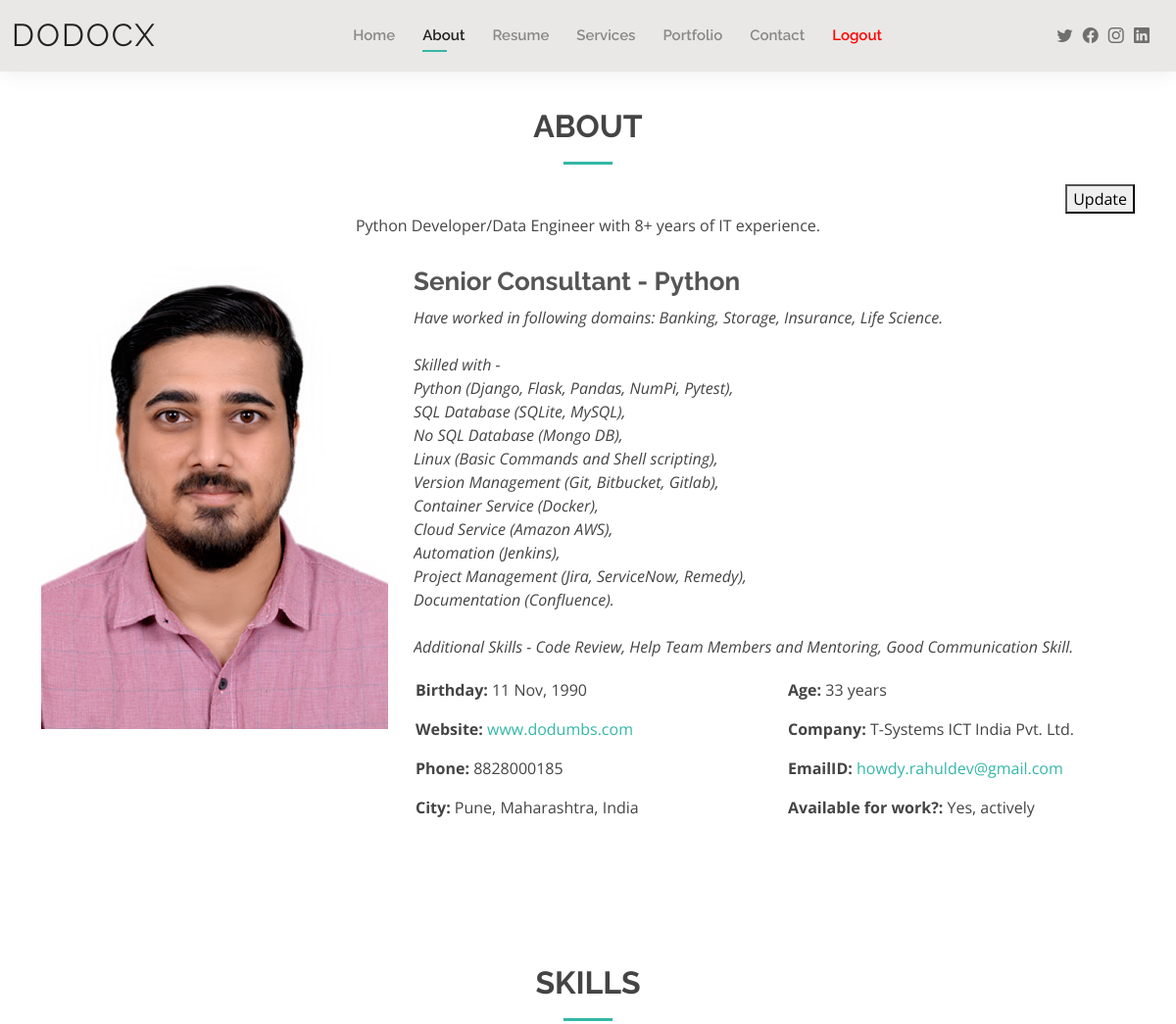
The app's page /about/ (signed in, upper part), older data.
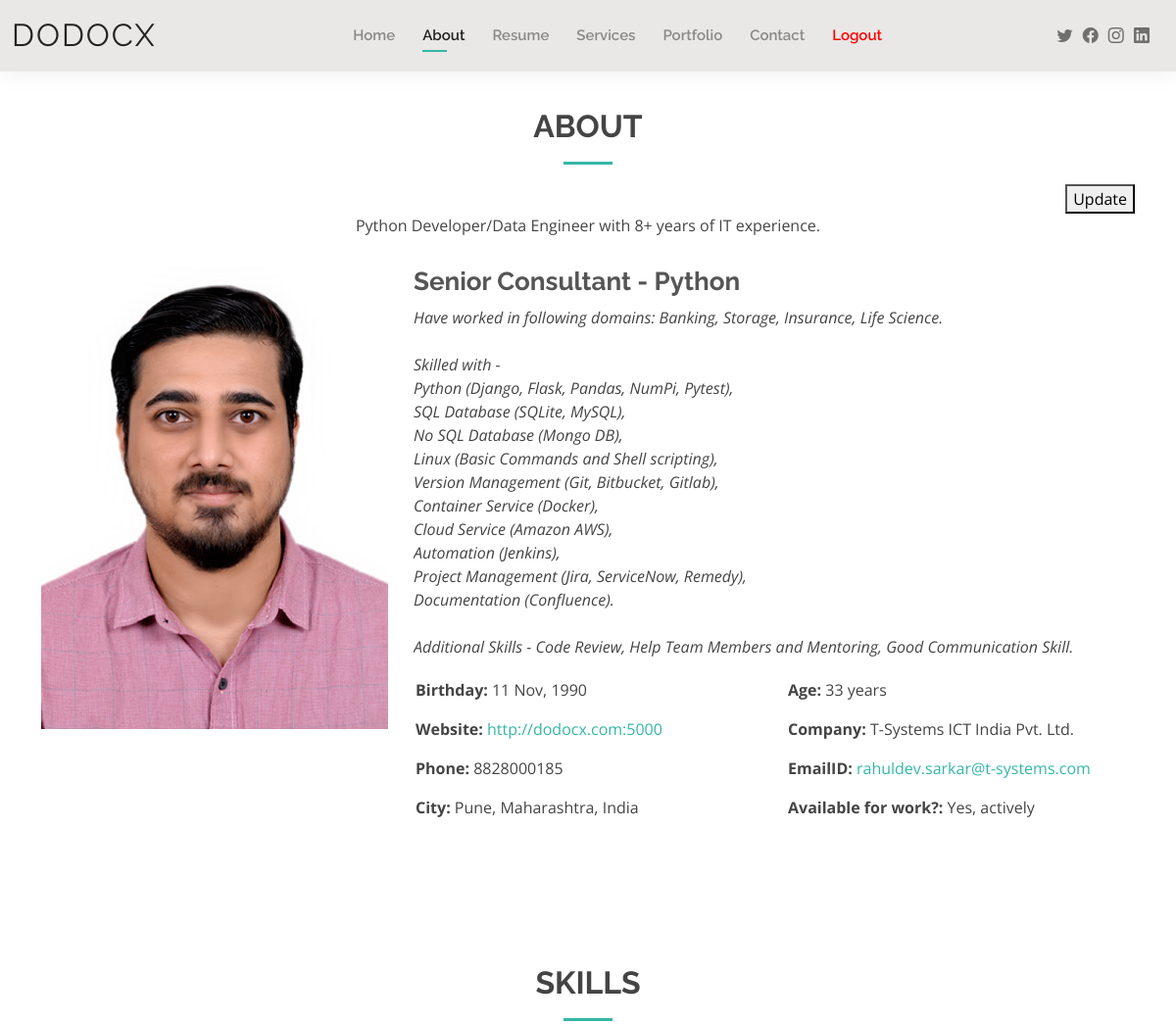
The same page, newer data.
### database/models.py (models this page shows, shortened)
class AboutMe(db.Model):
    userid = db.Column("UserID", db.String(20), primary_key=True)
    email = db.Column("EmailID", db.String(100))
    summary = db.Column("Summary", db.String(64000))
    about = db.Column("About", db.String(16000000))
    company = db.Column("Company", db.String(100))
    dpfile = db.Column("DPFile", db.String(500))
    designation = db.Column("Designation", db.String(100))
    dob = db.Column("DOB", db.String(10))
    phone = db.Column("Phone", db.String(15))
    city = db.Column("City", db.String(100))
    availability = db.Column("Availability", db.Integer())
    website = db.Column("Website", db.String(100))

### views.py (the view)
@app.route("/about/")
@check_login
def about_me():
    userid = session[USERID]
    user_details = AboutMe.query.filter_by(userid=userid).first()
    about_fields = dict()
    about_fields[EMAIL] = anchorify(user_details.email, mailto=True)
    about_fields[SUMMARY] = user_details.summary
    about_fields[ABOUT] = url_detector(user_details.about)
    about_fields[COMPANY] = user_details.company
    about_fields[DPFILE] = user_details.dpfile
    if not about_fields[DPFILE]:
        about_fields[DPFILE] = PROFILE_PIC
    about_fields[DESIGNATION] = user_details.designation
    dob = user_details.dob
    if dob:
        about_fields[DOB] = dob_format(dob)
    else:
        about_fields[DOB] = None
    about_fields[PHONE] = user_details.phone
    about_fields[CITY] = user_details.city
    about_fields[WEBSITE] = anchorify(user_details.website)
    about_fields[AVAILABILITY] = JOB_ACTIVITY.get(user_details.availability)
    if about_fields[DOB]:
        about_fields[AGE] = calculate_age(dob)
    else:
        about_fields[AGE] = None
    session[ABOUT_ME] = about_fields
    return render_template(
        ABOUT_PAGE,
        **about_fields,
        skilldesc="Web/Application Developer, who has working experience with Data Engineering and DevOps automation and pipelines.",
        skill1="Python",
        progress1="100",
        skill2="Flask",
        progress2="80",
        skill3="DevOps",
        progress3="80",
        skill4="AWS",
        progress4="60",
        skill5="Linux",
        progress5="80",
        skill6="SQL",
        progress6="60",
    )

### common_functions/module.py (called while the page is built)
def calculate_age(dob):
    year, month, day = list(map(lambda s: int(s), dob.split("-")))
    birth_date = date(year, month, day)
    today = date.today()
    age = (
        today.year
        - birth_date.year
        - ((today.month, today.day) < (birth_date.month, birth_date.day))
    )
    return f"{age} years"

def anchorify(url, mailto=False):
    if not mailto:
        link = f"https://{url}" if not url.startswith("http") else url
        return f'<a target="_blank" href="{link}">{url}</a>'
    return f'<a target="_blank" href="mailto:{url}">{url}</a>'

def url_detector(para):
    regex = (
        r"(?i)\b((?:https?://|www\d{0,3}[.]|[a-z0-9.\-]+[.][a-z]{2,4}/)(?:[^\s()<>]+|\(([^\s()<>]+|"
        r"(\([^\s()<>]+\)))*\))+(?:\(([^\s()<>]+|(\([^\s()<>]+\)))*\)|[^\s`!()\[\]{};:'\".,<>?«»“”‘’]))"
    )
    urls = re.findall(regex, para)
    for url in urls:
        para = para.replace(url[0], anchorify(url[0]))
    return para

def check_login(route_func):
    @wraps(route_func)
    def validate():
        userid = session.get(USERID, None)
        if not userid:
            flash("You are not logged in. Please login.", MESSAGE)
            return redirect(url_for(LOGIN))
        return route_func()
    return validate

def dob_format(dob):
    months = {
        "01": "January",
        "02": "February",
        "03": "March",
        "04": "April",
        "05": "May",
        "06": "June",
        "07": "July",
        "08": "August",
        "09": "September",
        "10": "October",
        "11": "November",
        "12": "December",
    }
    year, month, day = dob.split("-")
    return f"{day} {months[month][:3]}, {year}"

### templates/about.html (shortened to what this page needs)
<!DOCTYPE html>
<html lang="en">
<head>
  <link href="../static/assets/vendor/aos/aos.css" rel="stylesheet">
  <link href="../static/assets/vendor/bootstrap/css/bootstrap.min.css" rel="stylesheet">
  <link href="../static/assets/vendor/bootstrap-icons/bootstrap-icons.css" rel="stylesheet">
  <link href="../static/assets/vendor/boxicons/css/boxicons.min.css" rel="stylesheet">
  <link href="../static/assets/vendor/glightbox/css/glightbox.min.css" rel="stylesheet">
  <link href="../static/assets/vendor/swiper/swiper-bundle.min.css" rel="stylesheet">
  <link href="../static/assets/css/style.css" rel="stylesheet">
</head>
<body>
  <header id="header" class="fixed-top">
    <div class="container-fluid d-flex justify-content-between align-items-center">
      <h1 class="logo me-auto me-lg-0"><a href="index.html">DoDocx</a></h1>
      <nav id="navbar" class="navbar order-last order-lg-0">
        <ul>
          <li><a href="/home">Home</a></li>
          <li><a class="active" href="/about">About</a></li>
          <li><a href="resume.html">Resume</a></li>
          <li><a href="services.html">Services</a></li>
          <li><a href="portfolio.html">Portfolio</a></li>
          <li><a href="contact.html">Contact</a></li>
          <li><a onclick="myFunction()" style="color:red;" href="#">Logout</a></li>
        </ul>
      </nav>
      <div class="header-social-links">
        <a href="#" class="twitter"><i class="bi bi-twitter"></i></a>
        <a href="#" class="facebook"><i class="bi bi-facebook"></i></a>
        <a href="#" class="instagram"><i class="bi bi-instagram"></i></a>
        <a href="#" class="linkedin"><i class="bi bi-linkedin"></i></a>
      </div>
    </div>
  </header>
  <main id="main">
    <section id="about" class="about">
      <div class="container" data-aos="fade-up">
        <div class="section-title">
          <h2>About</h2>
          <p align="right">
            <button type="button" onclick="location.href = './addormodify/';">Update</button>
          </p>
          <p>{{ summary }}</p>
        </div>
        <div class="row">
          <div class="col-lg-4">
            <img src="../static/profile_avatars/{{ dpfile }}" class="img-fluid" alt="">
          </div>
          <div class="col-lg-8 pt-4 pt-lg-0 content">
            <h3>{{ designation }}</h3>
            <p style="white-space: pre; overflow:auto; pointer-events: initial" class="fst-italic">{{ about|safe }}</p>
            <div class="row">
              <div class="col-lg-6">
                <ul>
                  <li><i class="bi bi-rounded-right"></i> <strong>Birthday:</strong> {{ dob }}</li>
                  <li><i class="bi bi-rounded-right"></i> <strong>Website:</strong> {{ website|safe }}</li>
                  <li><i class="bi bi-rounded-right"></i> <strong>Phone:</strong> {{ phone }}</li>
                  <li><i class="bi bi-rounded-right"></i> <strong>City:</strong> {{ city }}</li>
                </ul>
              </div>
              <div class="col-lg-6">
                <ul>
                  <li><i class="bi bi-rounded-right"></i> <strong>Age:</strong> {{ age }}</li>
                  <li><i class="bi bi-rounded-right"></i> <strong>Company:</strong> {{ company }}</li>
                  <li><i class="bi bi-rounded-right"></i> <strong>EmailID:</strong> {{ email|safe }}</li>
                  <li><i class="bi bi-rounded-right"></i> <strong>Available for work?:</strong> {{ availability }}</li>
                </ul>
              </div>
            </div>
          </div>
        </div>
      </div>
    </section>
    <section id="skills" class="skills">
      <div class="container" data-aos="fade-up">
        <div class="section-title">
          <h2>Skills</h2>
        </div>
      </div>
    </section>
  </main>
</body>
</html>

### static/assets/css/style.css (style rules this page uses)
body { font-family: "Open Sans", sans-serif; color: #444444; }
a { color: #34b7a7; text-decoration: none; }
h1, h2, h3, h4, h5, h6 { font-family: "Raleway", sans-serif; }
#main { margin-top: 50px; }
#header { background: #e9e8e6; box-shadow: 0px 0px 25px 0 rgba(0, 0, 0, 0.08); z-index: 997; padding: 15px 0; }
#header .logo { font-size: 32px; margin: 0; padding: 0; line-height: 1; font-weight: 400; letter-spacing: 2px; text-transform: uppercase; }
#header .logo a { color: #222222; }
.header-social-links { padding-right: 15px; }
.header-social-links a { color: #6f6f6f; padding-left: 6px; display: inline-block; line-height: 0px; transition: 0.3s; font-size: 16px; }
.navbar { padding: 0; }
.navbar ul { margin: 0; padding: 0; display: flex; list-style: none; align-items: center; }
.navbar li { position: relative; padding: 10px 0 10px 28px; }
.navbar a, .navbar a:focus { display: flex; align-items: center; justify-content: space-between; font-family: "Raleway", sans-serif; font-size: 15px; font-weight: 600; color: #888888; white-space: nowrap; transition: 0.3s; position: relative; }
.navbar>ul>li>a:before { content: ""; position: absolute; width: 0; height: 2px; bottom: -5px; left: 0; background-color: #34b7a7; visibility: hidden; width: 0px; transition: all 0.3s ease-in-out 0s; }
.navbar a:hover:before, .navbar li:hover>a:before, .navbar .active:before { visibility: visible; width: 25px; }
.navbar a:hover, .navbar .active, .navbar .active:focus, .navbar li:hover>a { color: #222222; }
section { padding: 60px 0; }
.section-title { text-align: center; padding-bottom: 30px; }
.section-title h2 { font-size: 32px; font-weight: bold; text-transform: uppercase; margin-bottom: 20px; padding-bottom: 20px; position: relative; }
.section-title h2::after { content: ""; position: absolute; display: block; width: 50px; height: 3px; background: #34b7a7; bottom: 0; left: calc(50% - 25px); }
.section-title p { margin-bottom: 0; }
.about .content h3 { font-weight: 700; font-size: 26px; color: #555555; }
.about .content ul { list-style: none; padding: 0; }
.about .content ul li { padding-bottom: 10px; }
.about .content ul i { font-size: 20px; padding-right: 2px; color: #34b7a7; }

Row changes from the older to the newer data that the page shows:
changed AboutMe "Senior Consultant - Python": Website "www.dodumbs.com" → "http://dodocx.com:5000"; EmailID "howdy.rahuldev@gmail.com" → "rahuldev.sarkar@t-systems.com"
